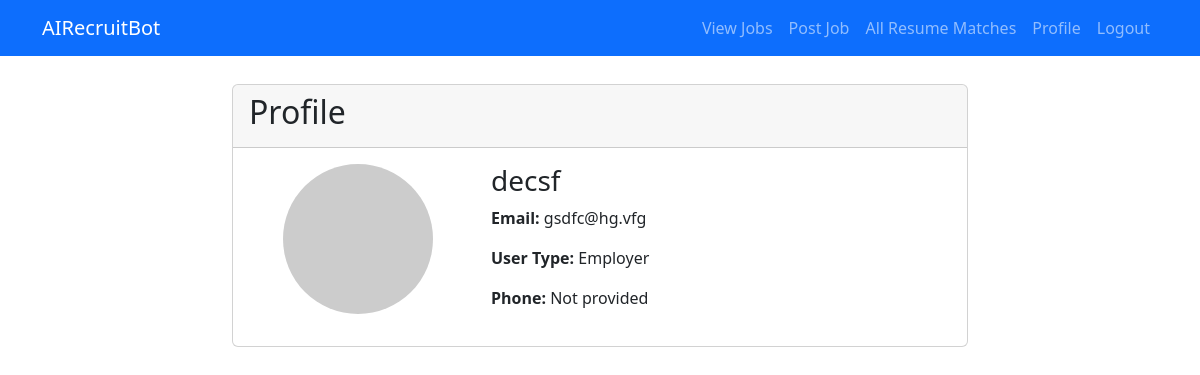
Page /accounts/profile/ (signed in) on the committed database.
### accounts/models.py (models this page shows, shortened)
class CustomUser(AbstractUser):
    USER_TYPE_CHOICES = (
        ('job_seeker', 'Job Seeker'),
        ('employer', 'Employer'),
    )
    user_type = models.CharField(
        max_length=20,
        choices=USER_TYPE_CHOICES,
        default='job_seeker'
    )

### accounts/views.py (the view)
# urls.py: path('profile/', views.profile_view, name='profile'),
def profile_view(request):
    return render(request, 'accounts/profile.html')

### templates/accounts/profile.html
{% extends 'base.html' %}
{% block content %}
<div class="row">
    <div class="col-md-8 offset-md-2">
        <div class="card">
            <div class="card-header">
                <h2>Profile</h2>
            </div>
            <div class="card-body">
                <div class="row">
                    <div class="col-md-4 text-center">
                        {% if user.profile_picture %}
                            <img src="{{ user.profile_picture.url }}" class="img-fluid rounded-circle mb-3" alt="Profile Picture">
                        {% else %}
                            <img src="https://via.placeholder.com/150" class="img-fluid rounded-circle mb-3" alt="Default Profile">
                        {% endif %}
                    </div>
                    <div class="col-md-8">
                        <h3>{{ user.get_full_name|default:user.username }}</h3>
                        <p><strong>Email:</strong> {{ user.email }}</p>
                        <p><strong>User Type:</strong> {{ user.get_user_type_display }}</p>
                        <p><strong>Phone:</strong> {{ user.phone_number|default:'Not provided' }}</p>
                    </div>
                </div>
            </div>
        </div>
    </div>
</div>
{% endblock %}

### templates/base.html (style rules this page uses)
body { padding-top: 60px; }

### rows in the picture
CustomUser: get_full_name "decsf", email "gsdfc@hg.vfg", user_type "Employer"

### other values in the picture
{{ user.phone_number|default:'Not provided' }} "Not provided"
